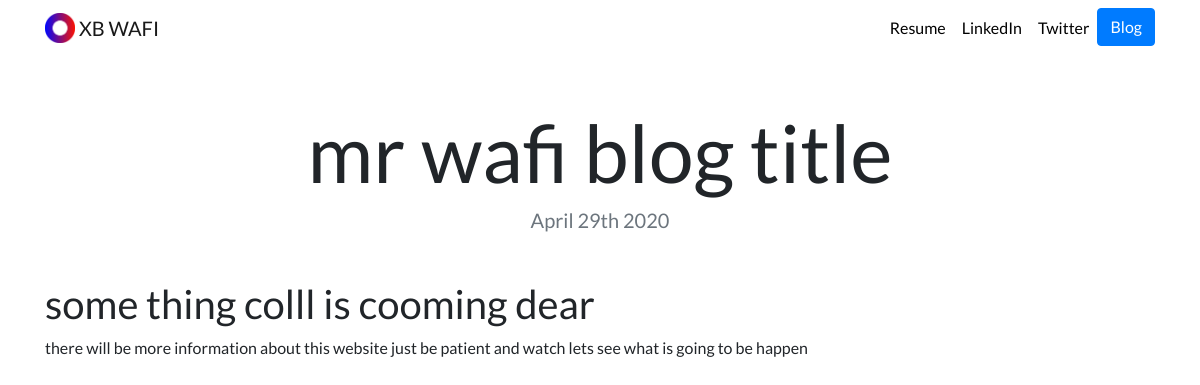
/blog/5/, run on the app's committed database.
### blog/models.py (models this page shows, shortened)
class Blog(models.Model):
    title = models.CharField(max_length=100)
    description = models.TextField()
    date = models.DateField()

### blog/views.py (the view)
# urls.py: path('<int:blog_id>/', views.detail, name='detail')
def detail(request, blog_id):
    blog = get_object_or_404(Blog, pk=blog_id) #here we are searching for the id which is comming from the url and searching it in
    return render(request, 'blog/detail.html', {'blog':blog})

### blog/templates/blog/detail.html
{% extends "portfolio/base.html" %}
{% load static %}
{% block content %}
<h1 class="text-center mt-5" id="blogdetailtitle">{{ blog.title }}</h1>
<h5 class="text-center text-muted mb-5">{{ blog.date|date:'F jS Y' }}</h5>
{{ blog.description|safe }}
{% endblock %}

### portfolio/static/portfolio/custom.css (style rules this page uses)
body { font-family: 'Lato', sans-serif; }
@media (min-width: 992px) { #blogdetailtitle { font-size: 5rem; } }

### data on the page
Blog: title "mr wafi blog title", date "April 29th 2020", description "some thing colll is cooming dear there will be more information about this website just be patient and watch lets see what is going to be happen"
